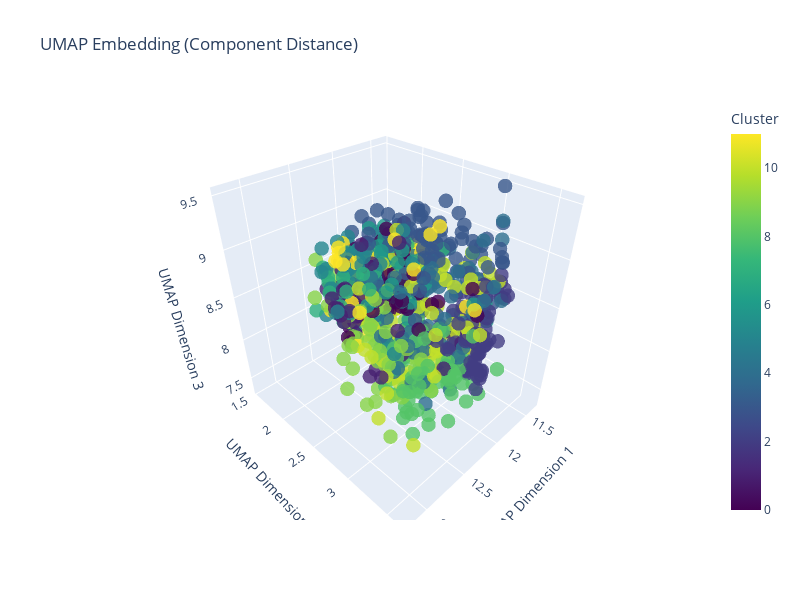

Notebook source saved alongside this figure:
### Code cell
# --- Diagnostic Visualization of Distance Components ---
# Extract and plot each component matrix and their histograms
tree_dimensions: int = len(trees)
component_sum_matrix = np.zeros((tree_dimensions, tree_dimensions), dtype=float)
num_solutions_matrix = np.zeros((tree_dimensions, tree_dimensions), dtype=float)
path_length_matrix = np.zeros((tree_dimensions, tree_dimensions), dtype=float)

for i, j, components, s_edges, path_i, path_j in results:
    component_sum: int = sum(len(c) for c in components)
    num_solutions: int = len(components)
    path_length: int = len(path_i) + len(path_j)
    component_sum_matrix[i, j] = component_sum
    component_sum_matrix[j, i] = component_sum
    num_solutions_matrix[i, j] = num_solutions
    num_solutions_matrix[j, i] = num_solutions
    path_length_matrix[i, j] = path_length
    path_length_matrix[j, i] = path_length

fig, axs = plt.subplots(1, 3, figsize=(18, 5))
plot_distance_matrix(component_sum_matrix, ax=axs[0], title="Component Sum Matrix")
plot_distance_matrix(num_solutions_matrix, ax=axs[1], title="Number of Solutions Matrix")
plot_distance_matrix(path_length_matrix, ax=axs[2], title="Path Length Matrix")
plt.show()

# Plot histograms
fig, axs = plt.subplots(1, 3, figsize=(18, 4))
axs[0].hist(component_sum_matrix[np.triu_indices(tree_dimensions, 1)], bins=20, color='b', alpha=0.7)
axs[0].set_title('Component Sum Histogram')
axs[1].hist(num_solutions_matrix[np.triu_indices(tree_dimensions, 1)], bins=20, color='g', alpha=0.7)
axs[1].set_title('Number of Solutions Histogram')
axs[2].hist(path_length_matrix[np.triu_indices(tree_dimensions, 1)], bins=20, color='r', alpha=0.7)
axs[2].set_title('Path Length Histogram')
plt.show()

embedding = perform_umap(path_length_matrix)

plot_component_umap_3d(
  embedding, cluster_labels, title="UMAP Embedding (Component Distance)"
)

### Figure 1 — Plotly figure (JSON) as saved in the notebook; plotly's stock layout.template omitted (floating-point values rounded to 4 significant figures; data arrays with more than 128 entries replaced by an {"elided": "..."} marker saying what was removed)
{"data": [{"hoverinfo": "text", "marker": {"color": {"elided": "945 int values"}, "colorbar": {"title": {"text": "Cluster"}}, "colorscale": [[0, "#440154"], [0.1111, "#482878"], [0.2222, "#3e4989"], [0.3333, "#31688e"], [0.4444, "#26828e"], [0.5556, "#1f9e89"], [0.6667, "#35b779"], [0.7778, "#6ece58"], [0.8889, "#b5de2b"], [1, "#fde725"]], "opacity": 0.8, "size": 5}, "mode": "markers", "name": "Data Points", "text": {"elided": "945 str values"}, "type": "scatter3d", "x": {"elided": "945 float values"}, "y": {"elided": "945 float values"}, "z": {"elided": "945 float values"}}], "layout": {"height": 600, "scene": {"xaxis": {"title": {"text": "UMAP Dimension 1"}}, "yaxis": {"title": {"text": "UMAP Dimension 2"}}, "zaxis": {"title": {"text": "UMAP Dimension 3"}}}, "title": {"text": "UMAP Embedding (Component Distance)"}, "width": 800}}
